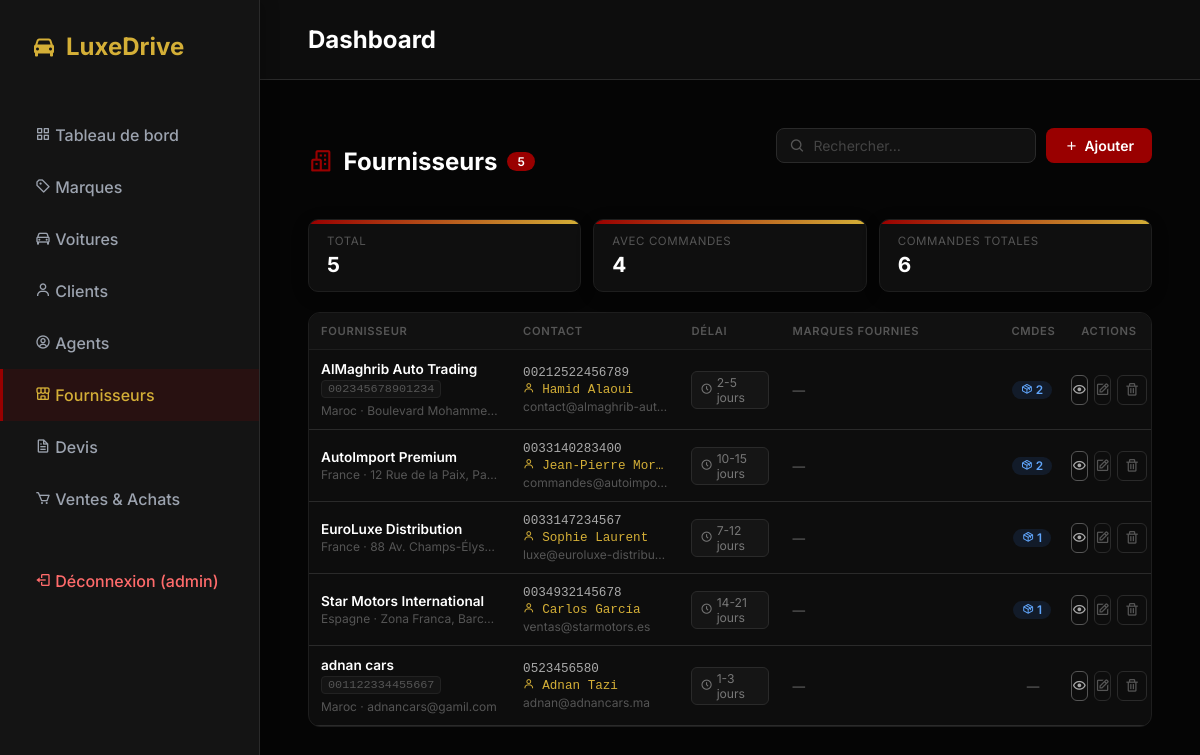
/fournisseurs (signed in), run on the app's committed database.
### tables this page shows
CREATE TABLE user (
    id_user INTEGER PRIMARY KEY AUTOINCREMENT,
    username TEXT UNIQUE NOT NULL,
    password TEXT NOT NULL,
    role TEXT CHECK( role IN ('admin', 'user') ) NOT NULL,
    id_client INTEGER,
    FOREIGN KEY (id_client) REFERENCES client(id_client)
);

CREATE TABLE fournisseur (
    id_fournisseur INTEGER PRIMARY KEY AUTOINCREMENT,
    nom TEXT,
    adresse TEXT,
    telephone TEXT
, ice              TEXT, pays             TEXT, delai_livraison  TEXT, contact_personnel TEXT, email            TEXT);

### app.py (the view, shortened to what this page needs)
@app.route('/fournisseurs', methods=('GET', 'POST'))
@admin_required
def fournisseurs():
    db = get_db()
    cur = db.cursor()
    cur.execute('''
        SELECT
            f.id_fournisseur, f.nom, f.adresse, f.telephone, f.email,
            f.ice, f.pays, f.delai_livraison, f.contact_personnel,
            COUNT(DISTINCT ca.id_cmdA)          AS nb_commandes,
            GROUP_CONCAT(DISTINCT mq.nom_marque) AS marques_fournies
        FROM fournisseur f
        LEFT JOIN commande_achat   ca ON f.id_fournisseur = ca.id_fournisseur
        LEFT JOIN fournisseur_marque fm ON f.id_fournisseur = fm.id_fournisseur
        LEFT JOIN marque            mq ON fm.id_marque = mq.id_marque
        GROUP BY f.id_fournisseur
        ORDER BY f.nom
    ''')
    fournisseurs_list = cur.fetchall()
    cur.execute('SELECT MIN(id_marque) as id_marque, nom_marque FROM marque GROUP BY nom_marque ORDER BY nom_marque')
    marques_list = cur.fetchall()
    cur.execute('''
        SELECT m.id_modele, m.nom_modele, m.id_marque, mq.nom_marque
        FROM modele m JOIN marque mq ON m.id_marque = mq.id_marque
        WHERE m.id_marque IN (SELECT MIN(id_marque) FROM marque GROUP BY nom_marque)
        ORDER BY mq.nom_marque, m.nom_modele
    ''')
    modeles_list = cur.fetchall()
    return render_template('fournisseurs.html',
                           fournisseurs=fournisseurs_list,
                           marques=marques_list,
                           modeles=modeles_list)

### app.py (called while the page is built)
def get_db():
    db = getattr(g, '_database', None)
    if db is None:
        db = g._database = sqlite3.connect(DATABASE)
        db.row_factory = sqlite3.Row
    return db

@app.teardown_appcontext
def close_connection(exception):
    db = getattr(g, '_database', None)
    if db is not None:
        db.close()

@app.before_request
def load_logged_in_user():
    user_id = session.get('user_id')
    if user_id is None:
        g.user = None
    else:
        db = get_db()
        cur = db.cursor()
        cur.execute('SELECT * FROM user WHERE id_user = ?', (user_id,))
        g.user = cur.fetchone()

def admin_required(f):
    @wraps(f)
    def decorated_function(*args, **kwargs):
        if 'user_id' not in session or session.get('role') != 'admin':
            return redirect(url_for('voitures'))
        return f(*args, **kwargs)
    return decorated_function

### templates/fournisseurs.html (shortened to what this page needs)
{% extends 'base.html' %}
{% block content %}
<div class="page-header">
  <div class="page-title">
    <i class='bx bx-buildings'></i>
    Fournisseurs
    <span class="badge-count">{{ fournisseurs|length }}</span>
  </div>
  <div class="header-actions">
    <div class="search-bar">
      <i class='bx bx-search'></i>
      <input type="text" id="searchInput" placeholder="Rechercher…" oninput="filterTable()">
    </div>
    <button class="btn-add" onclick="toggleForm()">
      <i class='bx bx-plus'></i> Ajouter
    </button>
  </div>
</div>
<div class="stats-row">
  <div class="stat-card">
    <div class="label">Total</div>
    <div class="value">{{ fournisseurs|length }}</div>
  </div>
  <div class="stat-card">
    <div class="label">Avec commandes</div>
    <div class="value">{{ fournisseurs|selectattr('nb_commandes','gt',0)|list|length }}</div>
  </div>
  <div class="stat-card">
    <div class="label">Commandes totales</div>
    <div class="value">{{ fournisseurs|sum(attribute='nb_commandes') if fournisseurs else 0 }}</div>
  </div>
</div>
<div class="table-wrapper">
  <table>
    <colgroup>
      <col class="c-fourn">
      <col class="c-contact">
      <col class="c-delai">
      <col class="c-marques">
      <col class="c-cmdes">
      <col class="c-actions">
    </colgroup>
    <thead>
      <tr>
        <th>Fournisseur</th>
        <th>Contact</th>
        <th>Délai</th>
        <th>Marques fournies</th>
        <th style="text-align:center;">Cmdes</th>
        <th style="text-align:center;">Actions</th>
      </tr>
    </thead>
    <tbody>
      {% if fournisseurs %}
        {% for f in fournisseurs %}
        <tr class="fourn-row">
          <td>
            <div class="td-name">{{ f.nom or '—' }}</div>
            {% if f.ice %}<span class="td-ice">{{ f.ice }}</span>{% endif %}
            {% if f.pays or f.adresse %}
              <div class="td-sub">
                {% if f.pays %}{{ f.pays }}{% endif %}{% if f.pays and f.adresse %} · {% endif %}{% if f.adresse %}{{ f.adresse }}{% endif %}
              </div>
            {% endif %}
          </td>
          <td>
            {% if f.telephone %}<div class="td-mono">{{ f.telephone }}</div>{% endif %}
            {% if f.contact_personnel %}
              <div class="td-mono" style="color:#D4AF37; margin-top:2px;">
                <i class='bx bx-user' style="font-size:0.72rem;"></i> {{ f.contact_personnel }}
              </div>
            {% endif %}
            {% if f.email %}<div class="td-sub" style="margin-top:2px;">{{ f.email }}</div>{% endif %}
          </td>
          <td>
            {% if f.delai_livraison %}
              <span class="delay-badge"><i class='bx bx-time-five'></i> {{ f.delai_livraison }}</span>
            {% else %}
              <span class="td-dim">—</span>
            {% endif %}
          </td>
          <td>
            {% if f.marques_fournies %}
              {% for mq_name in f.marques_fournies.split(',') %}
                <span class="pill-tag orange">{{ mq_name.strip() }}</span>
              {% endfor %}
            {% else %}
              <span class="td-dim">—</span>
            {% endif %}
          </td>
          <td style="text-align:center;">
            {% if f.nb_commandes and f.nb_commandes > 0 %}
              <span class="pill-tag orders"><i class='bx bx-package'></i> {{ f.nb_commandes }}</span>
            {% else %}
              <span class="td-dim">—</span>
            {% endif %}
          </td>
          <td>
            <div class="actions" style="justify-content:center;">
              <a href="/fournisseurs/{{ f.id_fournisseur }}" class="btn-icon" title="Voir" style="border-color:#555;color:#aaa;">
                <i class='bx bx-show'></i>
              </a>
              <a href="/fournisseurs/edit/{{ f.id_fournisseur }}" class="btn-icon edit" title="Modifier">
                <i class='bx bx-edit'></i>
              </a>
              <form method="POST" action="/fournisseurs/delete/{{ f.id_fournisseur }}" style="margin:0;"
                    onsubmit="return confirm('Supprimer ce fournisseur ?')">
                <button type="submit" class="btn-icon del" title="Supprimer">
                  <i class='bx bx-trash'></i>
                </button>
              </form>
            </div>
          </td>
        </tr>
        {% endfor %}
      {% endif %}
    </tbody>
  </table>
</div>
{% endblock %}

### templates/base.html (shortened to what this page needs)
<!DOCTYPE html>
<html lang="fr">
<head>
    <link rel="stylesheet" href="{{ url_for('static', filename='style.css') }}">
    <link href="https://unpkg.com/boxicons@2.1.4/css/boxicons.min.css" rel="stylesheet">
</head>
<body>
    <aside class="sidebar">
        <div class="brand">
            <i class='bx bxs-car'></i>
            <span>LuxeDrive</span>
        </div>
        <ul class="nav-links">
            {% if g.user and g.user.role == 'admin' %}
            <li><a href="{{ url_for('dashboard') }}" class="{% if request.endpoint == 'dashboard' %}active{% endif %}"><i class='bx bx-grid-alt'></i> Tableau de bord</a></li>
            {% endif %}
            <li><a href="{{ url_for('marques') }}" class="{% if request.endpoint in ['marques','marque_detail'] %}active{% endif %}"><i class='bx bx-purchase-tag-alt'></i> Marques</a></li>
            {% if g.user and g.user.role == 'admin' %}
            <li><a href="{{ url_for('voitures') }}" class="{% if request.endpoint in ['voitures','voitures_add','voiture_detail','voiture_edit'] %}active{% endif %}"><i class='bx bx-car'></i> Voitures</a></li>
            {% endif %}
            {% if g.user and g.user.role == 'admin' %}
            <li><a href="{{ url_for('clients') }}" class="{% if request.endpoint in ['clients','client_edit'] %}active{% endif %}"><i class='bx bx-user'></i> Clients</a></li>
            <li><a href="{{ url_for('agents') }}" class="{% if request.endpoint in ['agents','agent_edit'] %}active{% endif %}"><i class='bx bx-user-circle'></i> Agents</a></li>
            <li><a href="{{ url_for('fournisseurs') }}" class="{% if request.endpoint in ['fournisseurs','fournisseur_edit'] %}active{% endif %}"><i class='bx bx-store-alt'></i> Fournisseurs</a></li>
            <li><a href="{{ url_for('devis_select') }}" class="{% if request.endpoint in ['devis_select','devis'] %}active{% endif %}"><i class='bx bx-file'></i> Devis</a></li>
            <li><a href="{{ url_for('transactions') }}" class="{% if request.endpoint == 'transactions' %}active{% endif %}"><i class='bx bx-cart'></i> Ventes & Achats</a></li>
            {% endif %}
            <li style="margin-top:30px;">
                <a href="{{ url_for('logout') }}" style="color:#ff6b6b;">
                    <i class='bx bx-log-out'></i> Déconnexion ({{ g.user.username if g.user else '' }})
                </a>
            </li>
        </ul>
    </aside>
    <div class="main-content">
        <header>
            <h1 class="page-title">{% block page_title %}Dashboard{% endblock %}</h1>
        </header>
        <main>
            {% block content %}{% endblock %}
        </main>
    </div>
</body>
</html>

### static/style.css (style rules this page uses)
:root { --primary-color: #990000; --primary-hover: #7a0000; --accent-gold: #D4AF37; --bg-color: #050505; --sidebar-bg: #141414; --card-bg: #141414; --text-main: #f8fafc; --text-muted: #9ca3af; --border-color: #2a2a2a; --success: #10b981; --warning: #f59e0b; --danger: #ef4444; }
* { box-sizing: border-box; margin: 0; padding: 0; font-family: 'Inter', sans-serif; }
body { background-color: var(--bg-color); color: var(--text-main); display: flex; height: 100vh; overflow: hidden; }
.sidebar { width: 260px; background-color: var(--sidebar-bg); border-right: 1px solid var(--border-color); display: flex; flex-direction: column; padding: 2rem 0; box-shadow: 4px 0 15px rgba(0,0,0,0.2); z-index: 10; }
.brand { padding: 0 2rem; font-size: 1.5rem; font-weight: 700; color: var(--accent-gold); margin-bottom: 3rem; display: flex; align-items: center; gap: 10px; }
.nav-links { list-style: none; display: flex; flex-direction: column; }
.nav-links li { width: 100%; }
.nav-links a { display: block; padding: 1rem 2rem; color: var(--text-muted); text-decoration: none; font-weight: 500; transition: all 0.3s ease; border-left: 3px solid transparent; }
.nav-links a:hover, .nav-links a.active { background-color: rgba(153, 0, 0, 0.15); color: var(--accent-gold); border-left: 3px solid var(--primary-color); }
.main-content { flex: 1; display: flex; flex-direction: column; overflow-y: auto; }
header { height: 80px; display: flex; align-items: center; padding: 0 3rem; background: rgba(18, 18, 18, 0.7); backdrop-filter: blur(10px); border-bottom: 1px solid var(--border-color); position: sticky; top: 0; z-index: 5; }
.page-title { font-size: 1.25rem; font-weight: 600; }
main { padding: 3rem; flex: 1; }
.stat-card { background-color: var(--card-bg); border-radius: 16px; padding: 2rem; border: 1px solid var(--border-color); box-shadow: 0 4px 20px rgba(0,0,0,0.1); transition: transform 0.3s ease, box-shadow 0.3s ease; position: relative; overflow: hidden; }
.stat-card::before { content: ''; position: absolute; top: 0; left: 0; width: 100%; height: 4px; background: linear-gradient(90deg, var(--primary-color), var(--accent-gold)); }
table { width: 100%; border-collapse: collapse; }
th, td { padding: 1.25rem; text-align: left; border-bottom: 1px solid var(--border-color); }
th { background-color: rgba(0,0,0,0.2); color: var(--text-muted); font-weight: 600; font-size: 0.85rem; text-transform: uppercase; letter-spacing: 0.5px; }
.header-actions { display: flex; justify-content: space-between; align-items: center; margin-bottom: 2rem; }

### data on the page
user: user "admin"
fournisseur: nom "AlMaghrib Auto Trading", ice "002345678901234", pays "Maroc", adresse "Boulevard Mohamme…", telephone "00212522456789", contact_personnel "Hamid Alaoui", email "contact@almaghrib-au…", delai_livraison "2-5 jours", nb_commandes "2"
fournisseur: nom "AutoImport Premium", pays "France", adresse "12 Rue de la Paix, Pa…", telephone "0033140283400", contact_personnel "Jean-Pierre Mor…", email "commandes@autoimp…", delai_livraison "10-15 jours", nb_commandes "2"
fournisseur: nom "EuroLuxe Distribution", pays "France", adresse "88 Av. Champs-Élys…", telephone "0033147234567", contact_personnel "Sophie Laurent", email "luxe@euroluxe-distribu…", delai_livraison "7-12 jours", nb_commandes "1"
fournisseur: nom "Star Motors International", pays "Espagne", adresse "Zona Franca, Barc…", telephone "0034932145678", contact_personnel "Carlos García", email "ventas@starmotors.es", delai_livraison "14-21 jours", nb_commandes "1"
fournisseur: nom "adnan cars", ice "001122334455667", pays "Maroc", adresse "adnancars@gamil.com", telephone "0523456580", contact_personnel "Adnan Tazi", email "adnan@adnancars.ma", delai_livraison "1-3 jours"

### other printed values
{{ fournisseurs|length }} "5"
{{ fournisseurs|selectattr('nb_commandes','gt',0)|list|length }} "4"
{{ fournisseurs|sum(attribute='nb_commandes') if fournisseurs else 0 }} "6"
